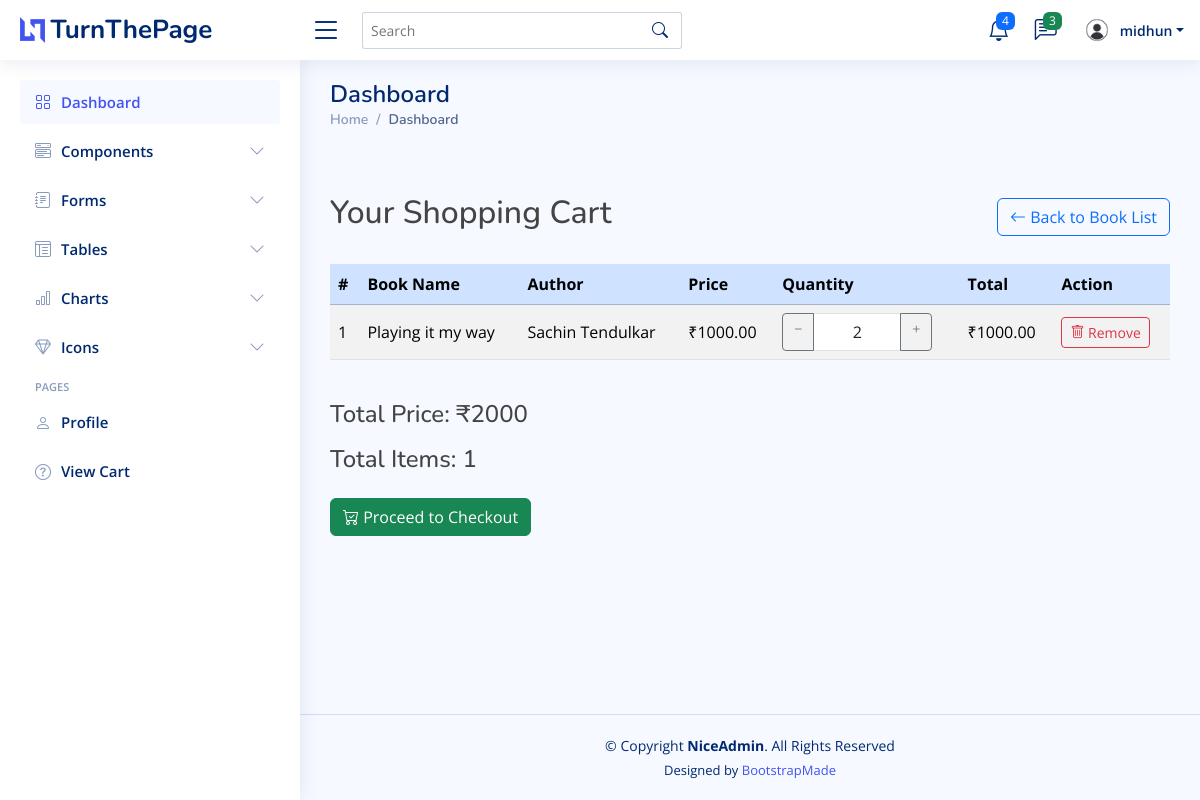
The page /user/view-cart/ (signed in) on the database its author committed.
### userapp/models.py (models this page shows)
class CartItem(models.Model):
    cart=models.ForeignKey(Cart,on_delete=models.CASCADE)
    book=models.ForeignKey(Book,on_delete=models.CASCADE)
    quantity=models.PositiveIntegerField(default=1)

### bookapp/models.py (models this page shows, shortened)
class Book(models.Model):
    title=models.CharField(max_length=250,null=True)
    price=models.IntegerField(null=True)
    image=models.ImageField(upload_to='book_media')
    quantity=models.IntegerField()
    author = models.ForeignKey(Author, on_delete=models.CASCADE)

class Author(models.Model):
    name = models.CharField(max_length=150, null=True)
    def __str__(self):
        return '{}'.format(self.name)

### userapp/views.py (the view)
# urls.py: path('view-cart/',views.view_cart,name='viewcart'),
def view_cart(request):
    cart, created = Cart.objects.get_or_create(user=request.user)
    cart_items = cart.cartitem_set.all()
    for item in cart_items:
        item.can_modify_quantity = item.quantity <= item.book.quantity  # Add a flag
    total_price = sum(item.book.price * item.quantity for item in cart_items)
    total_items = cart_items.count()
    context = {
        'cart_items': cart_items,
        'total_price': total_price,
        'total_items': total_items,
    }
    return render(request, 'cart.html', context)

### templates/cart.html (shortened to what this page needs)
{% extends 'base2.html' %}
{% load static %}
{% block content %}
<div class="container mt-5">
  {% if not cart_items %}
  <div class="text-center">
    <h2 class="text-muted">Your Cart is Empty!</h2>
    <a href="{% url 'userlist' %}" class="btn btn-primary mt-3">
      <i class="bi bi-arrow-left"></i> Back to Book List
    </a>
  </div>
  {% else %}
  <div class="d-flex justify-content-between align-items-center mb-4">
    <h2>Your Shopping Cart</h2>
    <a href="{% url 'userlist' %}" class="btn btn-outline-primary">
      <i class="bi bi-arrow-left"></i> Back to Book List
    </a>
  </div>
  <div class="table-responsive">
    <table class="table table-striped table-hover align-middle">
      <thead class="table-primary">
        <tr>
          <th>#</th>
          <th>Book Name</th>
          <th>Author</th>
          <th>Price</th>
          <th>Quantity</th>
          <th>Total</th>
          <th>Action</th>
        </tr>
      </thead>
      <tbody>
        {% for item in cart_items %}
        <tr>
          <td>{{ forloop.counter }}</td>
          <td>{{ item.book.title }}</td>
          <td>{{ item.book.author }}</td>
          <td>₹{{ item.book.price|floatformat:2 }}</td>
          <td>
            {% if item.can_modify_quantity %}
            <div class="input-group" style="max-width: 150px;">
              <a href="{% url 'decrease_quantity' item.id %}" class="btn btn-sm btn-outline-secondary">
                <i class="bi bi-dash"></i>
              </a>
              <input type="text" class="form-control text-center" value="{{ item.quantity }}" readonly>
              <a href="{% url 'increase_quantity' item.id %}" class="btn btn-sm btn-outline-secondary">
                <i class="bi bi-plus"></i>
              </a>
            </div>
            {% else %}
            {{ item.quantity }}
            {% endif %}
          </td>
          <td>₹{{ item.book.price|floatformat:2 }}</td>
          <td>
            <a href="{% url 'remove_cart' item.id %}" class="btn btn-sm btn-outline-danger">
              <i class="bi bi-trash"></i> Remove
            </a>
          </td>
        </tr>
        {% endfor %}
      </tbody>
    </table>
  </div>
  <form action="{% url 'create-checkout-session' %}" method="post">
    <div class="d-flex flex-column mt-4">
      <div class="mb-2">
        <h4>Total Price: ₹{{ total_price }}</h4>
      </div>
      <div class="mb-3">
        <h4>Total Items: {{ total_items }}</h4>
      </div>
      <div>
        <button id="checkout-button" type="submit" class="btn btn-success">
          <i class="bi bi-cart-check"></i> Proceed to Checkout
        </button>
      </div>
    </div>
  </form>
  {% endif %}
</div>
{% endblock %}

### templates/base2.html (shortened to what this page needs)
<!DOCTYPE html>
{% load static %}
<html lang="en">
<head>
  <link href="{%static 'assets/vendor/bootstrap/css/bootstrap.min.css' %}" rel="stylesheet">
  <link href="{%static 'assets/vendor/bootstrap-icons/bootstrap-icons.css' %}" rel="stylesheet">
  <link href="{%static 'assets/vendor/boxicons/css/boxicons.min.css' %}" rel="stylesheet">
  <link href="{%static 'assets/vendor/quill/quill.snow.css' %}" rel="stylesheet">
  <link href="{%static 'assets/vendor/quill/quill.bubble.css' %}" rel="stylesheet">
  <link href="{%static 'assets/vendor/remixicon/remixicon.css' %}" rel="stylesheet">
  <link href="{%static 'assets/vendor/simple-datatables/style.css' %}" rel="stylesheet">
  <link href=" {%static 'assets/css/style.css' %}" rel="stylesheet">
</head>
<body class="d-flex flex-column" style="min-height: 100vh;">
  <header id="header" class="header fixed-top d-flex align-items-center">
    <div class="d-flex align-items-center justify-content-between">
      <a href="{% url 'userlist' %}" class="logo d-flex align-items-center">
        <img src="{% static 'assets/img/logo.png' %}" alt="">
        <span class="d-none d-lg-block">TurnThePage</span>
      </a>
      <i class="bi bi-list toggle-sidebar-btn"></i>
    </div>
    <div class="search-bar">
      <form class="search-form d-flex align-items-center" method="get" action="{% url 'search' %}">
        <input type="text" name="q" placeholder="Search" title="Enter books or author ">
        <button type="submit" title="Search"><i class="bi bi-search"></i></button>
      </form>
    </div>
    <nav class="header-nav ms-auto">
      <ul class="d-flex align-items-center">
        <li class="nav-item dropdown">
          <a class="nav-link nav-icon" href="#" data-bs-toggle="dropdown">
            <i class="bi bi-bell"></i>
            <span class="badge bg-primary badge-number">4</span>
          </a>
        </li>
        <li class="nav-item dropdown">
          <a class="nav-link nav-icon" href="#" data-bs-toggle="dropdown">
            <i class="bi bi-chat-left-text"></i>
            <span class="badge bg-success badge-number">3</span>
          </a>
        </li>
        <li class="nav-item dropdown pe-3">
          <a class="nav-link nav-profile d-flex align-items-center pe-0" href="#" data-bs-toggle="dropdown">
            <img src="{% static 'assets/img/profile.jpg' %}" alt="Profile" class="rounded-circle" style="object-fit:cover;width:30px;height:30px;">
            <span class="d-none d-md-block dropdown-toggle ps-2">{{user.username}}</span>
          </a>
        </li>
      </ul>
    </nav>
  </header>
  <aside id="sidebar" class="sidebar">
    <ul class="sidebar-nav" id="sidebar-nav">
      <li class="nav-item">
        <a class="nav-link" href="{% url 'userlist' %}">
          <i class="bi bi-grid"></i>
          <span>Dashboard</span>
        </a>
      </li>
      <li class="nav-item">
        <a class="nav-link collapsed" data-bs-target="#components-nav" data-bs-toggle="collapse" href="#">
          <i class="bi bi-menu-button-wide"></i><span>Components</span><i class="bi bi-chevron-down ms-auto"></i>
        </a>
      </li>
      <li class="nav-item">
        <a class="nav-link collapsed" data-bs-target="#forms-nav" data-bs-toggle="collapse" href="#">
          <i class="bi bi-journal-text"></i><span>Forms</span><i class="bi bi-chevron-down ms-auto"></i>
        </a>
      </li>
      <li class="nav-item">
        <a class="nav-link collapsed" data-bs-target="#tables-nav" data-bs-toggle="collapse" href="#">
          <i class="bi bi-layout-text-window-reverse"></i><span>Tables</span><i class="bi bi-chevron-down ms-auto"></i>
        </a>
      </li>
      <li class="nav-item">
        <a class="nav-link collapsed" data-bs-target="#charts-nav" data-bs-toggle="collapse" href="#">
          <i class="bi bi-bar-chart"></i><span>Charts</span><i class="bi bi-chevron-down ms-auto"></i>
        </a>
      </li>
      <li class="nav-item">
        <a class="nav-link collapsed" data-bs-target="#icons-nav" data-bs-toggle="collapse" href="#">
          <i class="bi bi-gem"></i><span>Icons</span><i class="bi bi-chevron-down ms-auto"></i>
        </a>
      </li>
      <li class="nav-heading">Pages</li>
      <li class="nav-item">
        <a class="nav-link collapsed" href="users-profile.html">
          <i class="bi bi-person"></i>
          <span>Profile</span>
        </a>
      </li>
      <li class="nav-item">
        <a class="nav-link collapsed" href="{% url 'viewcart' %}">
          <i class="bi bi-question-circle"></i>
          <span>View Cart</span>
        </a>
      </li>
    </ul>
  </aside>
  <main id="main" class="main">
    <div class="pagetitle">
      <h1>Dashboard</h1>
      <nav>
        <ol class="breadcrumb">
          <li class="breadcrumb-item"><a href="{% url 'userlist' %}">Home</a></li>
          <li class="breadcrumb-item active">Dashboard</li>
        </ol>
      </nav>
    </div>
    <section class="section dashboard">
      <div class="row">
              {% block content %}
              {% endblock %}
          </div>
    </section>
  </main>
  <footer id="footer" class="footer mt-auto">
    <div class="copyright">
      &copy; Copyright <strong><span>NiceAdmin</span></strong>. All Rights Reserved
    </div>
    <div class="credits">
      Designed by <a href="https://bootstrapmade.com/">BootstrapMade</a>
    </div>
  </footer>
</body>
</html>

### static/assets/css/style.css (style rules this page uses)
:root { scroll-behavior: smooth; }
body { font-family: "Open Sans", sans-serif; background: #f6f9ff; color: #444444; }
a { color: #4154f1; text-decoration: none; }
h1, h2, h3, h4, h5, h6 { font-family: "Nunito", sans-serif; }
#main { margin-top: 60px; padding: 20px 30px; transition: all 0.3s; }
.pagetitle { margin-bottom: 10px; }
.pagetitle h1 { font-size: 24px; margin-bottom: 0; font-weight: 600; color: #012970; }
.breadcrumb { font-size: 14px; font-family: "Nunito", sans-serif; color: #899bbd; font-weight: 600; }
.breadcrumb a { color: #899bbd; transition: 0.3s; }
.breadcrumb .breadcrumb-item::before { color: #899bbd; }
.breadcrumb .active { color: #51678f; font-weight: 600; }
.logo { line-height: 1; }
@media (min-width: 1200px) { .logo { width: 280px; } }
.logo img { max-height: 26px; margin-right: 6px; }
.logo span { font-size: 26px; font-weight: 700; color: #012970; font-family: "Nunito", sans-serif; }
.header { transition: all 0.5s; z-index: 997; height: 60px; box-shadow: 0px 2px 20px rgba(1, 41, 112, 0.1); background-color: #fff; padding-left: 20px; }
.header .toggle-sidebar-btn { font-size: 32px; padding-left: 10px; cursor: pointer; color: #012970; }
.header .search-bar { min-width: 360px; padding: 0 20px; }
.header .search-form { width: 100%; }
.header .search-form input { border: 0; font-size: 14px; color: #012970; border: 1px solid rgba(1, 41, 112, 0.2); padding: 7px 38px 7px 8px; border-radius: 3px; transition: 0.3s; width: 100%; }
.header .search-form button { border: 0; padding: 0; margin-left: -30px; background: none; }
.header .search-form button i { color: #012970; }
.header-nav ul { list-style: none; }
.header-nav>ul { margin: 0; padding: 0; }
.header-nav .nav-icon { font-size: 22px; color: #012970; margin-right: 25px; position: relative; }
.header-nav .nav-profile { color: #012970; }
.header-nav .nav-profile img { max-height: 36px; }
.header-nav .nav-profile span { font-size: 14px; font-weight: 600; }
.header-nav .badge-number { position: absolute; inset: -2px -5px auto auto; font-weight: normal; font-size: 12px; padding: 3px 6px; }
.sidebar { position: fixed; top: 60px; left: 0; bottom: 0; width: 300px; z-index: 996; transition: all 0.3s; padding: 20px; overflow-y: auto; scrollbar-width: thin; scrollbar-color: #aab7cf transparent; box-shadow: 0px 0px 20px rgba(1, 41, 112, 0.1); background-color: #fff; }
@media (min-width: 1200px) { #main, #footer { margin-left: 300px; } }
.sidebar-nav { padding: 0; margin: 0; list-style: none; }
.sidebar-nav li { padding: 0; margin: 0; list-style: none; }
.sidebar-nav .nav-item { margin-bottom: 5px; }
.sidebar-nav .nav-heading { font-size: 11px; text-transform: uppercase; color: #899bbd; font-weight: 600; margin: 10px 0 5px 15px; }
.sidebar-nav .nav-link { display: flex; align-items: center; font-size: 15px; font-weight: 600; color: #4154f1; transition: 0.3; background: #f6f9ff; padding: 10px 15px; border-radius: 4px; }
.sidebar-nav .nav-link i { font-size: 16px; margin-right: 10px; color: #4154f1; }
.sidebar-nav .nav-link.collapsed { color: #012970; background: #fff; }
.sidebar-nav .nav-link.collapsed i { color: #899bbd; }
.sidebar-nav .nav-link .bi-chevron-down { margin-right: 0; transition: transform 0.2s ease-in-out; }
.footer { padding: 20px 0; font-size: 14px; transition: all 0.3s; border-top: 1px solid #cddfff; }
.footer .copyright { text-align: center; color: #012970; }
.footer .credits { padding-top: 5px; text-align: center; font-size: 13px; color: #012970; }

### rows shown on the page
CartItem: book "Playing it my way", book.author "Sachin Tendulkar", book.price "1000.00", quantity "2"

### other values the page prints
{{ user.username }} "midhun"
{{ total_price }} "2000"
{{ total_items }} "1"
